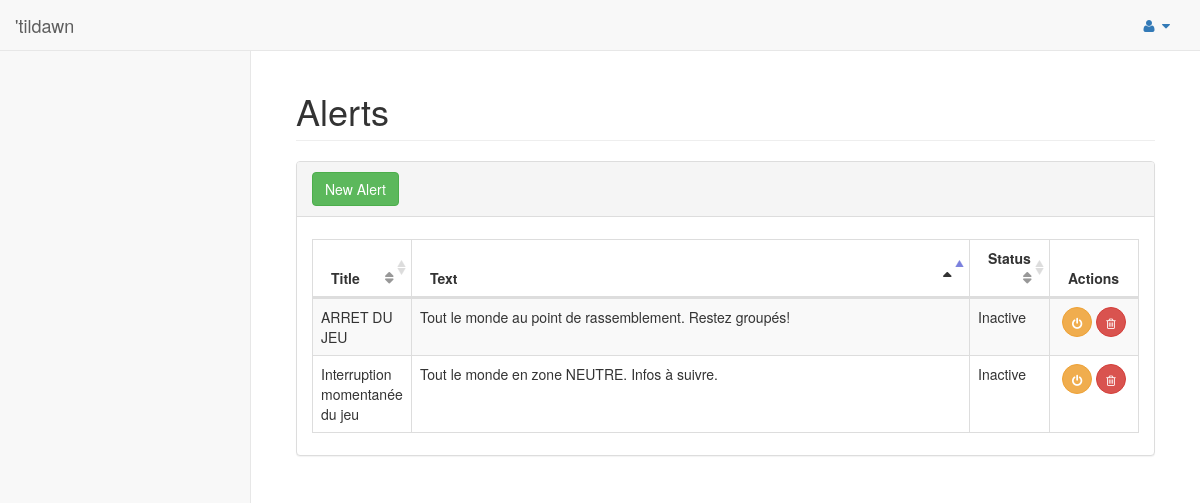
/pages/alerts.php, run on the app's committed database.
### tables this page shows
CREATE TABLE Alerts (
    id INT NOT NULL AUTO_INCREMENT,
	title VARCHAR(32),
	text VARCHAR(255),
	status BOOLEAN DEFAULT FALSE,

	PRIMARY KEY(id)
);

### model/messages.php (called while the page is built, shortened)
<?php
include_once('../model/db.php');
function getAllAlerts(){
    $link = connect();
    $res = mysqli_query($link, 'select `id`, `title`, `text`, `status` from alerts;');
    return fetch_result($res);
}
?>

### controller/azure.php (called while the page is built, shortened)
<?php
require("../model/messages.php");
function getAlerts(){
	return getAllAlerts();
}
?>

### model/db.php (called while the page is built, shortened)
<?php
function fetch_result($res) {
	$result = array();
	if($res != False){
	    while($row = mysqli_fetch_assoc($res)) {
            $result[] = $row;
        }
	}else{
		echo "No result";
	}
    return $result;
}
?>

### pages/alerts.php (the view, shortened to what this page needs)
<!DOCTYPE html>
<?php
require("../controller/azure.php");
$alerts = getAlerts();
?>
<html lang="en">
<head>
    <link href="../vendor/bootstrap/css/bootstrap.min.css" rel="stylesheet">
    <link href="../vendor/metisMenu/metisMenu.min.css" rel="stylesheet">
    <link href="../dist/css/sb-admin-2.css" rel="stylesheet">
    <link href="../vendor/font-awesome/css/font-awesome.min.css" rel="stylesheet" type="text/css">
    <link href="../vendor/datatables-plugins/dataTables.bootstrap.css" rel="stylesheet">
    <link href="../vendor/datatables-responsive/dataTables.responsive.css" rel="stylesheet">
</head>
<body>
    <div id="wrapper">
        <?php include("nav.php");?>
        <div id="page-wrapper">
            <div class="container-fluid">
                <div class="row">
                    <div class="col-lg-12">
                        <h1 class="page-header">Alerts</h1>
                    </div>
                </div>
				<div class="row">
                <div class="col-lg-12">
                    <div class="panel panel-default">
                        <div class="panel-heading">
						    <button type="button" class="btn btn-success" data-toggle="modal" data-target="#createAlert">New Alert</button>
						</div>
                        <div class="panel-body">
                            <table width="100%" class="table table-striped table-bordered table-hover" id="dataTables-example">
                                <thead>
                                    <tr>
                                        <th>Title</th>
										<th>Text</th>
										<th>Status</th>
                                        <th>Actions</th>
                                    </tr>
                                </thead>
                                <tbody>
								    <?php
									    foreach ($alerts as $alert){
										    echo '<tr>';
                                            echo '<td>'.$alert['title'].'</td>';
                               				echo '<td>'.$alert['text'].'</td>';
											echo '<td>';
											if($alert['status']){
												echo 'Active';
											}else{
												echo 'Inactive';
											}
											echo '</td>';
                                            echo '<td style="text-align: center;"><button type="button" class="btn btn-warning btn-circle" data-toggle="modal" data-target="#toggleStatus" data-id="'. $alert['id']. '" data-title="'. $alert['title'] .'" data-status="'.$alert['status'].'"><i class="fa fa-power-off"></i></button>    <button type="button" class="btn btn-danger btn-circle" data-toggle="modal" data-target="#deleteAlert" data-id="'. $alert['id'] .'" data-title="'. $alert['title']. '"><i class="fa fa-trash-o"></i></button></td>';
										    echo '</tr>';
										}
								    ?>
                                </tbody>
                            </table>
                        </div>
                    </div>
                </div>
            </div>
            </div>
        </div>
    </div>
</body>
</html>

### data on the page
alerts: title "Interruption momentanée du jeu", text "Tout le monde en zone NEUTRE. Infos à suivre.", status "Inactive"
alerts: title "ARRET DU JEU", text "Tout le monde au point de rassemblement. Restez groupés!", status "Inactive"
